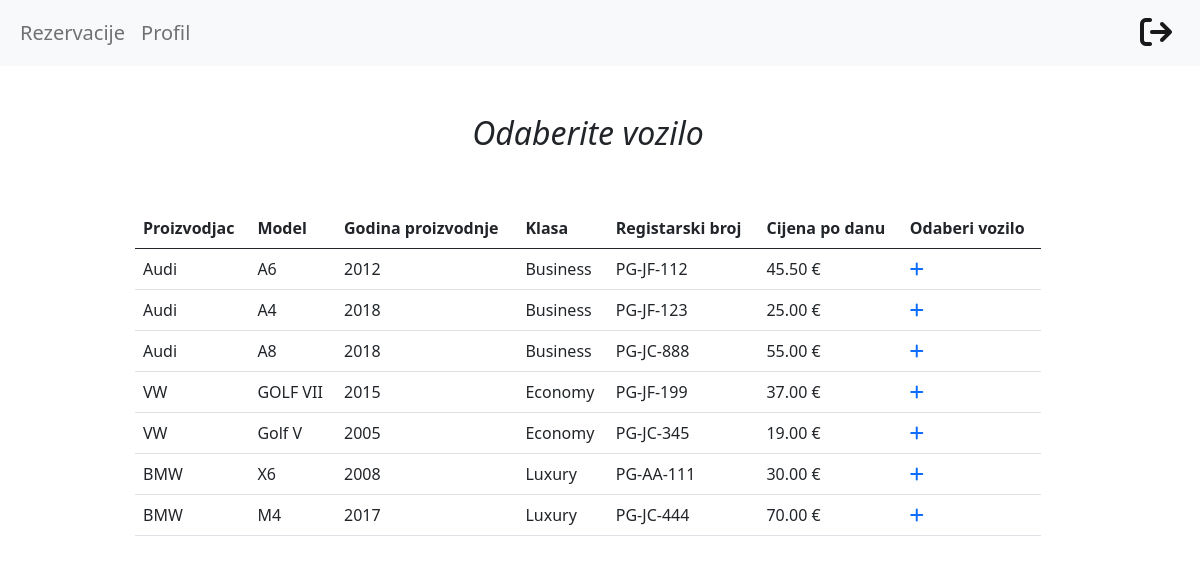
Page /reservations/create_new_reservation.php (signed in) on the committed database.
### tables this page shows
CREATE TABLE `vehicles` (
  `id` bigint(20) NOT NULL,
  `registry_number` varchar(255) NOT NULL,
  `manufacturer_id` bigint(20) NOT NULL,
  `model_id` bigint(20) NOT NULL,
  `year_released` varchar(255) NOT NULL,
  `vehicle_class_id` bigint(20) NOT NULL,
  `price_per_day` double NOT NULL
);

CREATE TABLE `vehicle_manufacturer` (
  `id` bigint(20) NOT NULL,
  `name` varchar(255) NOT NULL
);

CREATE TABLE `vehicle_model` (
  `id` bigint(20) NOT NULL,
  `name` varchar(255) NOT NULL,
  `manufacturer_id` bigint(20) NOT NULL
);

CREATE TABLE `vehicle_class` (
  `id` bigint(20) NOT NULL,
  `name` varchar(255) NOT NULL
);

### reservations/create_new_reservation.php (the view, shortened to what this page needs)
<?php
    include "../backend/connect.php";
?>
<!DOCTYPE html>
<html lang="en">
<head>
  <link href="https://cdn.jsdelivr.net/npm/bootstrap@5.0.2/dist/css/bootstrap.min.css" rel="stylesheet">
  <link rel="stylesheet" href="https://cdnjs.cloudflare.com/ajax/libs/font-awesome/6.1.1/css/all.min.css"  />
</head>
<body>
<?php include "../partials/navbar.php"; ?>
<div class="container">
    <div class="row mt-5">
        <div class="row">
            <h2 class="text-center fst-italic">Odaberite vozilo</h2>
        </div>
        <div class="row">
            <div class="col-10 offset-1 mt-5 ">
                <table class="table table-hover">
                    <thead>
                        <tr>
                            <th>Proizvodjac</th>
                            <th>Model</th>
                            <th>Godina proizvodnje</th>
                            <th>Klasa</th>
                            <th>Registarski broj</th>
                            <th>Cijena po danu</th>
                            <th>Odaberi vozilo</th>
                        </tr>
                    </thead>
                    <tbody>
                        <?php
                            $sql = "SELECT
                                        v.id,
                                        v.registry_number,
                                        v.year_released,
                                        v_c.name as class_name,
                                        v_m.name as manufacturer_name,
                                        v_model.name as model_name,
                                        v.price_per_day
                                        FROM `vehicles` v
                                        LEFT JOIN vehicle_class v_c ON v.vehicle_class_id = v_c.id
                                        LEFT JOIN vehicle_manufacturer v_m ON v_m.id = v.manufacturer_id
                                        LEFT JOIN vehicle_model v_model ON v_model.manufacturer_id = v_m.id AND v_model.id = v.model_id
                                    ORDER BY v_c.name";
                            $res = mysqli_query($db_conn, $sql);
                            while($row = mysqli_fetch_assoc($res)){
                                echo "<tr>
                                        <td>$row[manufacturer_name]</td>
                                        <td>$row[model_name]</td>
                                        <td>$row[year_released]</td>
                                        <td>$row[class_name]</td>
                                        <td>$row[registry_number]</td>
                                        <td>".number_format($row['price_per_day'], 2)." €</td>
                                        <td><a href=\"./new_reservation_details.php?vehicle_id=$row[id]&r_number=$row[registry_number]\"><i class=\"fa-solid fa-plus\"></i></a></td>
                                        </tr>";
                            }
                        ?>
                    </tbody>
                </table>
            </div>
        </div>
    </div>
</body>

### rows in the picture
vehicles: manufacturer.name "Audi", model.name "A6", year_released "2012", vehicle_class.name "Business", registry_number "PG-JF-112", price_per_day "45.50"
vehicles: manufacturer.name "Audi", model.name "A4", year_released "2018", vehicle_class.name "Business", registry_number "PG-JF-123", price_per_day "25.00"
vehicles: manufacturer.name "Audi", model.name "A8", year_released "2018", vehicle_class.name "Business", registry_number "PG-JC-888", price_per_day "55.00"
vehicles: manufacturer.name "VW", model.name "GOLF VII", year_released "2015", vehicle_class.name "Economy", registry_number "PG-JF-199", price_per_day "37.00"
vehicles: manufacturer.name "VW", model.name "Golf V", year_released "2005", vehicle_class.name "Economy", registry_number "PG-JC-345", price_per_day "19.00"
vehicles: manufacturer.name "BMW", model.name "X6", year_released "2008", vehicle_class.name "Luxury", registry_number "PG-AA-111", price_per_day "30.00"
vehicles: manufacturer.name "BMW", model.name "M4", year_released "2017", vehicle_class.name "Luxury", registry_number "PG-JC-444", price_per_day "70.00"
